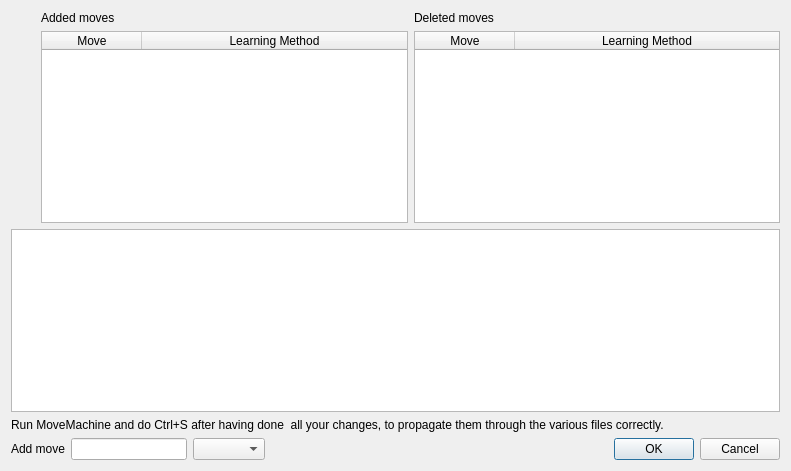
<?xml version="1.0" encoding="UTF-8"?>
<ui version="4.0">
 <class>PokemonEditorDialog</class>
 <widget class="QDialog" name="PokemonEditorDialog">
  <property name="geometry">
   <rect>
    <x>0</x>
    <y>0</y>
    <width>791</width>
    <height>471</height>
   </rect>
  </property>
  <property name="windowTitle">
   <string>Database Editor</string>
  </property>
  <layout class="QVBoxLayout" name="verticalLayout_4" stretch="0,1,0,0">
   <item>
    <layout class="QHBoxLayout" name="horizontalLayout">
     <item>
      <widget class="QToolButton" name="pokemonFrame">
       <property name="autoRaise">
        <bool>true</bool>
       </property>
       <layout class="QVBoxLayout" name="verticalLayout">
        <property name="spacing">
         <number>0</number>
        </property>
        <property name="leftMargin">
         <number>0</number>
        </property>
        <property name="topMargin">
         <number>0</number>
        </property>
        <property name="rightMargin">
         <number>0</number>
        </property>
        <property name="bottomMargin">
         <number>0</number>
        </property>
        <item>
         <widget class="QLabel" name="pokemonSprite">
          <property name="text">
           <string/>
          </property>
          <property name="alignment">
           <set>Qt::AlignCenter</set>
          </property>
         </widget>
        </item>
       </layout>
      </widget>
     </item>
     <item>
      <layout class="QVBoxLayout" name="verticalLayout_2">
       <item>
        <widget class="QLabel" name="addedMovesLabel">
         <property name="text">
          <string>Added moves</string>
         </property>
         <property name="buddy">
          <cstring>addedMoves</cstring>
         </property>
        </widget>
       </item>
       <item>
        <widget class="QTableWidget" name="addedMoves">
         <property name="editTriggers">
          <set>QAbstractItemView::NoEditTriggers</set>
         </property>
         <property name="selectionMode">
          <enum>QAbstractItemView::SingleSelection</enum>
         </property>
         <property name="selectionBehavior">
          <enum>QAbstractItemView::SelectRows</enum>
         </property>
         <property name="columnCount">
          <number>2</number>
         </property>
         <attribute name="horizontalHeaderStretchLastSection">
          <bool>true</bool>
         </attribute>
         <column>
          <property name="text">
           <string>Move</string>
          </property>
         </column>
         <column>
          <property name="text">
           <string>Learning Method</string>
          </property>
         </column>
        </widget>
       </item>
      </layout>
     </item>
     <item>
      <layout class="QVBoxLayout" name="verticalLayout_3">
       <item>
        <widget class="QLabel" name="editMovesLabel">
         <property name="text">
          <string>Deleted moves</string>
         </property>
         <property name="buddy">
          <cstring>deletedMoves</cstring>
         </property>
        </widget>
       </item>
       <item>
        <widget class="QTableWidget" name="deletedMoves">
         <property name="editTriggers">
          <set>QAbstractItemView::NoEditTriggers</set>
         </property>
         <property name="selectionMode">
          <enum>QAbstractItemView::SingleSelection</enum>
         </property>
         <property name="selectionBehavior">
          <enum>QAbstractItemView::SelectRows</enum>
         </property>
         <property name="showGrid">
          <bool>false</bool>
         </property>
         <property name="columnCount">
          <number>2</number>
         </property>
         <attribute name="horizontalHeaderStretchLastSection">
          <bool>true</bool>
         </attribute>
         <column>
          <property name="text">
           <string>Move</string>
          </property>
         </column>
         <column>
          <property name="text">
           <string>Learning Method</string>
          </property>
         </column>
        </widget>
       </item>
      </layout>
     </item>
    </layout>
   </item>
   <item>
    <widget class="QTableView" name="moveChoice">
     <property name="selectionMode">
      <enum>QAbstractItemView::SingleSelection</enum>
     </property>
     <property name="selectionBehavior">
      <enum>QAbstractItemView::SelectRows</enum>
     </property>
     <property name="showGrid">
      <bool>false</bool>
     </property>
     <property name="sortingEnabled">
      <bool>true</bool>
     </property>
     <attribute name="horizontalHeaderStretchLastSection">
      <bool>true</bool>
     </attribute>
     <attribute name="verticalHeaderVisible">
      <bool>false</bool>
     </attribute>
    </widget>
   </item>
   <item>
    <widget class="QLabel" name="label_2">
     <property name="text">
      <string>Run MoveMachine and do Ctrl+S after having done  all your changes, to propagate them through the various files correctly.</string>
     </property>
     <property name="wordWrap">
      <bool>true</bool>
     </property>
    </widget>
   </item>
   <item>
    <layout class="QHBoxLayout" name="horizontalLayout_3">
     <item>
      <layout class="QHBoxLayout" name="horizontalLayout_2">
       <item>
        <widget class="QLabel" name="label">
         <property name="text">
          <string>Add move</string>
         </property>
        </widget>
       </item>
       <item>
        <widget class="QLineEdit" name="newMove"/>
       </item>
       <item>
        <widget class="QComboBox" name="learningMethod"/>
       </item>
      </layout>
     </item>
     <item>
      <spacer name="horizontalSpacer">
       <property name="orientation">
        <enum>Qt::Horizontal</enum>
       </property>
       <property name="sizeHint" stdset="0">
        <size>
         <width>40</width>
         <height>20</height>
        </size>
       </property>
      </spacer>
     </item>
     <item>
      <widget class="QDialogButtonBox" name="buttonBox">
       <property name="orientation">
        <enum>Qt::Horizontal</enum>
       </property>
       <property name="standardButtons">
        <set>QDialogButtonBox::Cancel|QDialogButtonBox::Ok</set>
       </property>
      </widget>
     </item>
    </layout>
   </item>
  </layout>
 </widget>
 <resources/>
 <connections>
  <connection>
   <sender>buttonBox</sender>
   <signal>accepted()</signal>
   <receiver>PokemonEditorDialog</receiver>
   <slot>accept()</slot>
   <hints>
    <hint type="sourcelabel">
     <x>248</x>
     <y>254</y>
    </hint>
    <hint type="destinationlabel">
     <x>157</x>
     <y>274</y>
    </hint>
   </hints>
  </connection>
  <connection>
   <sender>buttonBox</sender>
   <signal>rejected()</signal>
   <receiver>PokemonEditorDialog</receiver>
   <slot>reject()</slot>
   <hints>
    <hint type="sourcelabel">
     <x>316</x>
     <y>260</y>
    </hint>
    <hint type="destinationlabel">
     <x>286</x>
     <y>274</y>
    </hint>
   </hints>
  </connection>
 </connections>
</ui>
